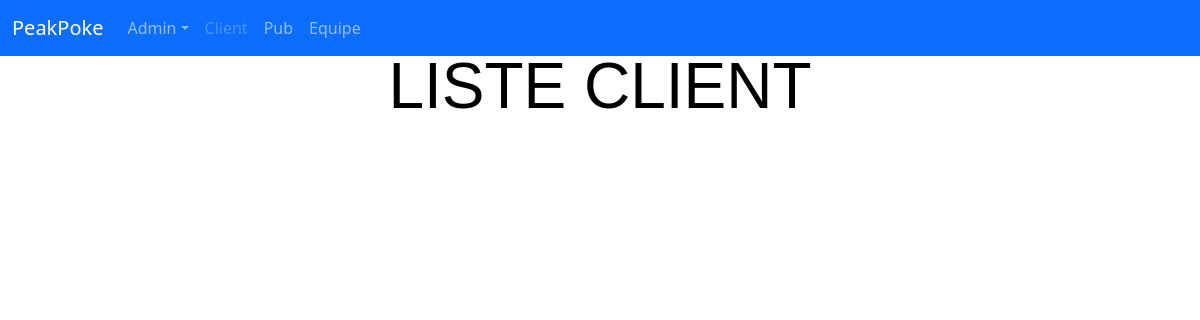
Page /Client/ on the earlier database version.
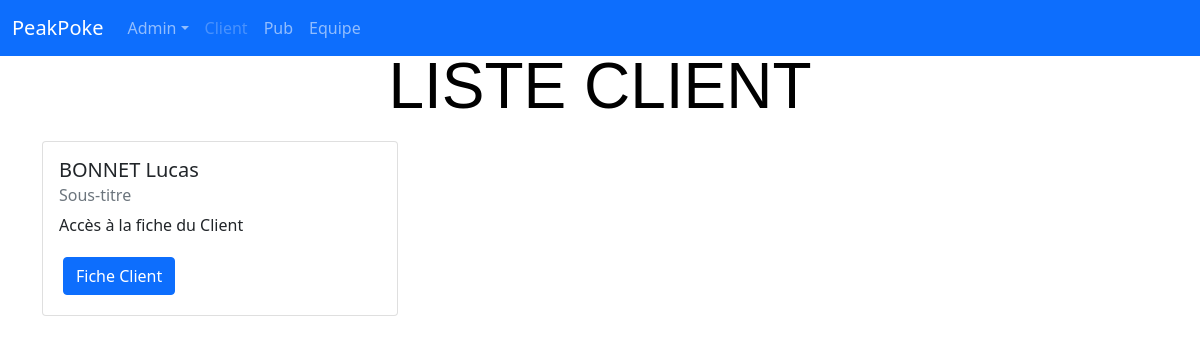
Same page on the later database version.
### Client/models.py (models this page shows, shortened)
class Client(models.Model):
    Nom = models.CharField(max_length=50)
    Prenom = models.CharField(max_length=50)
    Date_naissance = models.DateField()
    rue = models.CharField(max_length=50)
    code_postal = models.DecimalField(max_digits=5, decimal_places=0, default="")
    Ville=models.CharField(max_length=100)
    Categorie_socioPro = models.CharField(max_length=100, choices= cat_socio)
    phone_regex = RegexValidator(regex=r'^\+?1?\d{9,15}$',
                                 message="Phone number must be entered in the format: '+999999999'. Up to 15 digits allowed.")
    Numero_Telephone = models.CharField(validators=[phone_regex], max_length=17, blank=True)
    Email = models.EmailField(max_length=254, blank=True)

### Client/views.py (the view)
# urls.py: path('', views.IndexView, name="Client"), #lien vers l'index du site
def IndexView(request): # Vue de la page d'accueil du site
    client = Client.objects.all()
    context = {'client': client}
    return render(request, 'Client/ClientList.html', context)

### Client/templates/Client/ClientList.html (shortened to what this page needs)
<html lang="fr">
{% load static %}
<head>
<link href="https://cdn.jsdelivr.net/npm/bootstrap@5.0.0-beta3/dist/css/bootstrap.min.css" rel="stylesheet"
integrity="sha384-eOJMYsd53ii+scO/bJGFsiCZc+5NDVN2yr8+0RDqr0Ql0h+rP48ckxlpbzKgwra6">
<link rel="stylesheet" type="text/css" href="{% static 'Client/styleClient.css' %}">
</head>
<body>
    <header>
        <nav class="navbar navbar-expand-md navbar-dark fixed-top bg-primary">
        <div class="container-fluid">
            <a class="navbar-brand" href="http://127.0.0.1:8000/">PeakPoke</a>
            <div class="collapse navbar-collapse" id="navbarCollapse">
            <ul class="navbar-nav me-auto mb-2 mb-md-0">
                <li class="nav-item dropdown">
                <a href="#" class="nav-link dropdown-toggle" data-toggle="dropdown">Admin</a>
            </li>
                <li class="nav-item">
                <a class="nav-link disabled" href="http://127.0.0.1:8000/Client">Client</a>
                </li>
                <li class="nav-item">
                <a class="nav-link" href="/Pub" tabindex="-1">Pub</a>
                </li>
                <li class="nav-item">
              <a class="nav-link" href="http://127.0.0.1:8000/team">Equipe</a>
            </li>
            </ul>
            </div>
        </div>
        </nav>
    </header>
        <main style="padding-top: 3rem;">
        <section class="container" style="position: relative;">
            <div class="row" >
            <h1 class="text-center display-3 mb-2">LISTE CLIENT</h1>
                {% for Client in client %}
                <div class="col-md-4">
                    <div class="card my-2">
                        <div class="card-body">
                            <h5 class="card-title">{{Client.Nom}} {{Client.Prenom}}</h5>
                            <h6 class="card-subtitle mb-2 text-muted">Sous-titre</h6>
                            <p class="card-text">Accès à la fiche du Client</p>
                            <a class="btn btn-primary m-1" href="{{Client.id}}">Fiche Client</a>
                        </div>
                    </div>
                </div>
                {% endfor %}
            </div>
        </section>
</body>
</html>

Differences in the rows shown:
added Client: Nom "BONNET", Prenom "Lucas"
